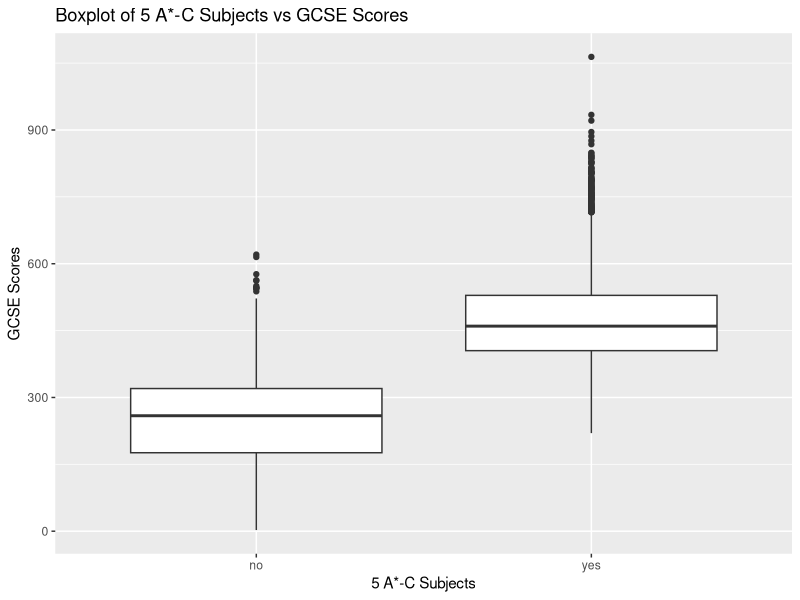
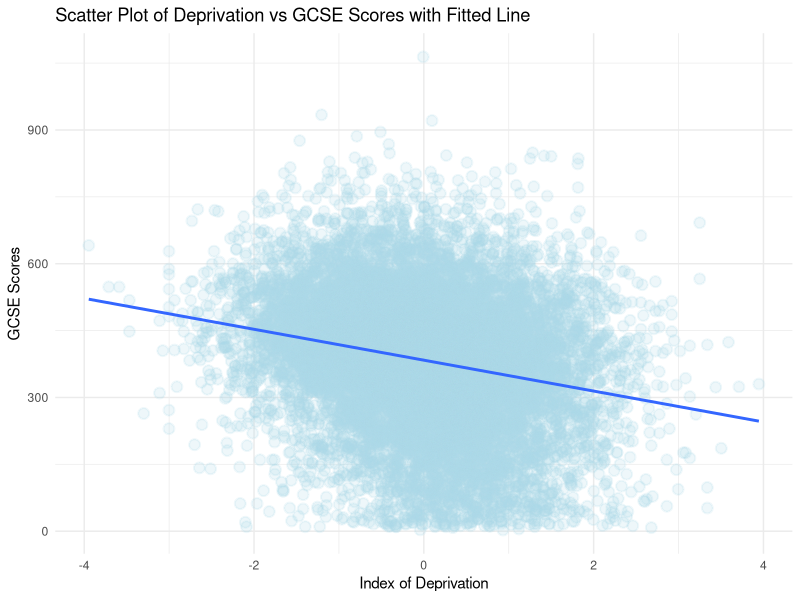
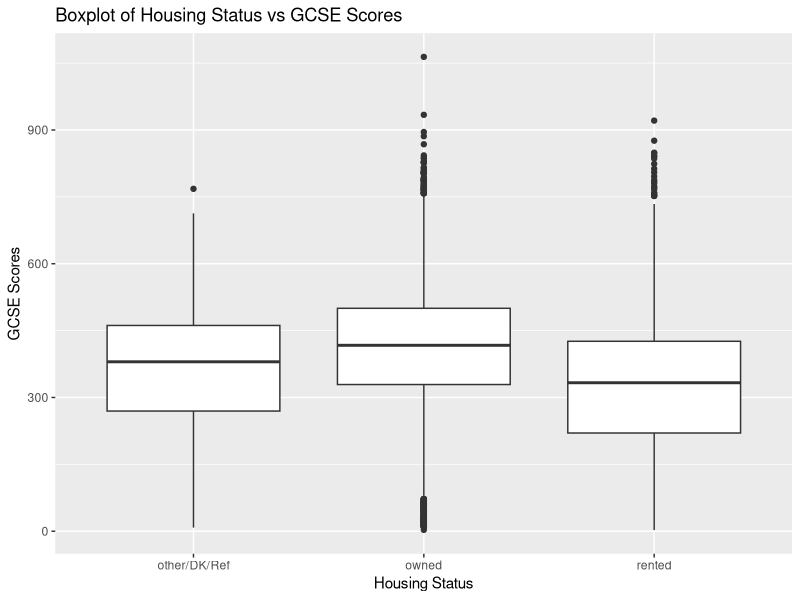
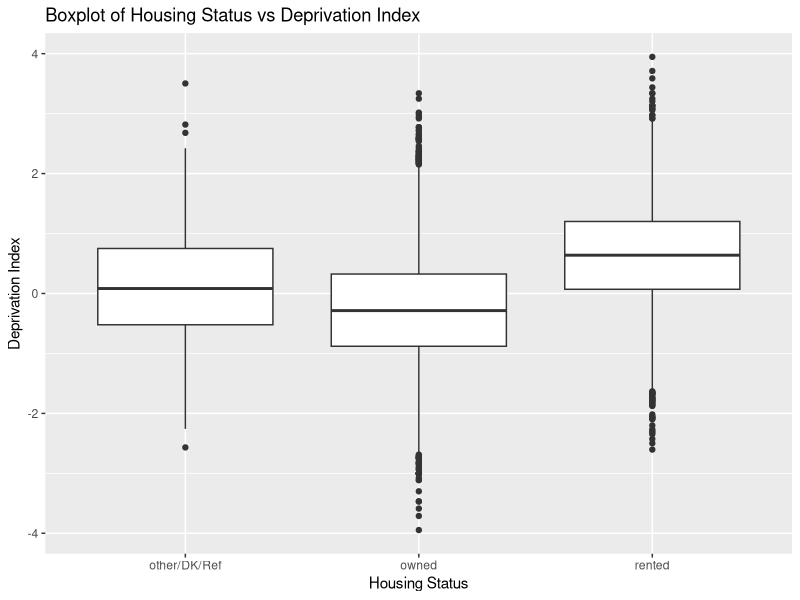

The R source for these figures, in order:
## ---- chunk 1
# set up
library(dplyr)       
library(tidyr)      
library(readr)      
library(lubridate)
library(arm)
library(tidyselect)
library(ggplot2)
## ---- chunk 2
# Data Loading
data<-read.csv("data/RWNS_final.csv", header=TRUE,stringsAsFactors=TRUE)
## ---- chunk 3
fiveac_g<-ggplot(data=data, aes(x=fiveac,y=ks4score)) +
  geom_boxplot() +
  labs(title="Boxplot of 5 A*-C Subjects vs GCSE Scores",
         x="5 A*-C Subjects",
         y="GCSE Scores")
fiveac_g
## ---- chunk 4
fiveac_lm <- lm(ks4score ~ fiveac, data = data)
display(fiveac_lm)
## ---- chunk 5
fiveem_lm <- lm(ks4score ~ fiveem, data = data)
display(fiveem_lm)
## ---- chunk 6
IDACI_g<-ggplot(data, aes(x = IDACI_n, y = ks4score)) + 
  geom_point(alpha=0.2, size=3, color="lightblue", stroke=1) + 
  geom_smooth(method = "lm",  
              se = FALSE) + 
  theme_minimal() + 
  labs(title = "Scatter Plot of Deprivation vs GCSE Scores with Fitted Line",
       x = "Index of Deprivation",
       y = "GCSE Scores")

IDACI_g
## ---- chunk 7
# Simple linear regression model
IDACI_lm <- lm(ks4score ~ IDACI_n, data = data)
summary(IDACI_lm)
## ---- chunk 8
house_g<-ggplot(data=data, aes(x=house,y=ks4score)) +
  geom_boxplot() +
  labs(title="Boxplot of Housing Status vs GCSE Scores",
         x="Housing Status",
         y="GCSE Scores")
house_g
## ---- chunk 9
house_IDACI_g<-ggplot(data=data, aes(x=house,y=IDACI_n)) +
  geom_boxplot() +
  labs(title="Boxplot of Housing Status vs Deprivation Index",
         x="Housing Status",
         y="Deprivation Index")
house_IDACI_g
